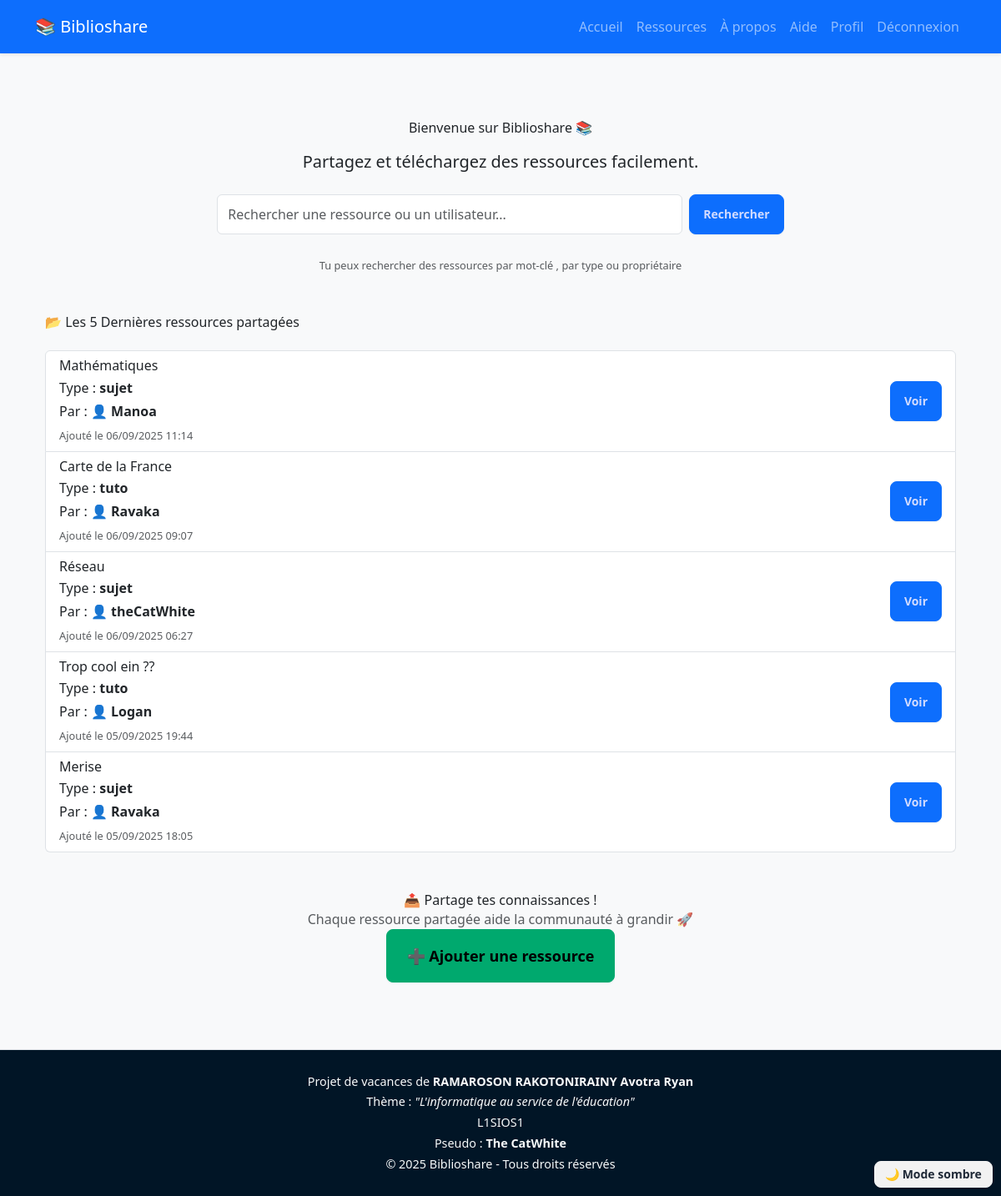
The page /fr/acceuil/ (signed in) on the database as committed earlier.
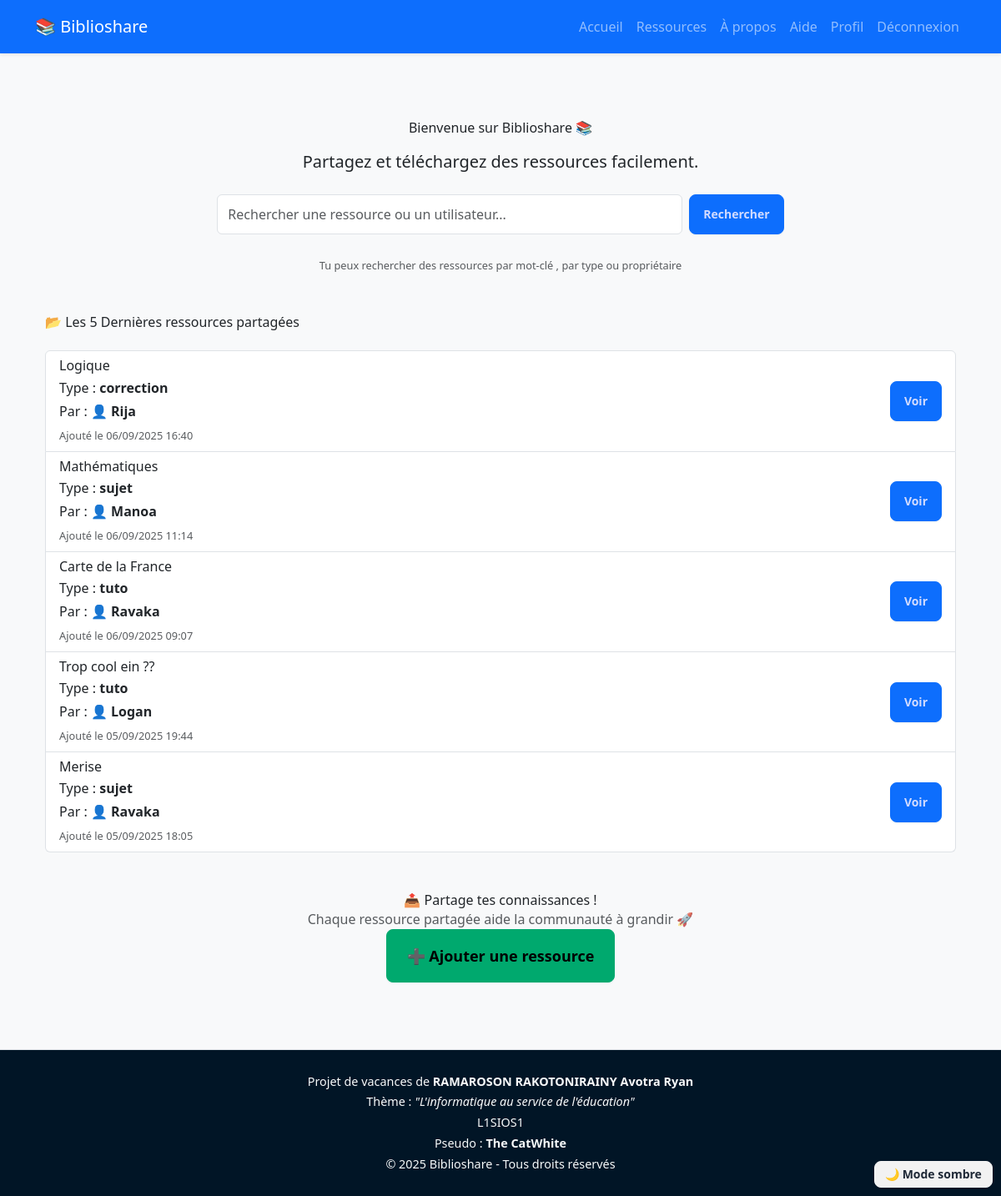
The same page on the database as committed later.
### Ressource/models.py (models this page shows, shortened)
class Ressource(models.Model):
    TYPE_CHOICES = [
        ('cours', 'Cours'),
        ('sujet', 'Sujet'),
        ('correction', 'Correction'),
        ('tuto', 'Tutoriel'),
        ('livre', 'Livre'),
    ]
    titre = models.CharField(max_length=255)
    fichier = models.FileField(upload_to="ressources/")
    type = models.CharField(max_length=20, choices=TYPE_CHOICES)
    date_ajout = models.DateTimeField(auto_now_add=True)
    proprietaire = models.ForeignKey(settings.AUTH_USER_MODEL, on_delete=models.CASCADE, related_name="ressources")

### Ressource/views.py (the view)
# urls.py: path('acceuil/', views.accueil, name='accueil'),
@login_required
def accueil(request):
    ressources = Ressource.objects.all().order_by('-date_ajout')
    return render(request, 'user/accueil.html', {'ressources': ressources})

### templates/user/accueil.html (shortened to what this page needs)
{% extends "user/base.html" %}
{% load i18n %}
{% block content %}
<div class="text-center my-5">
  <h1 class="mb-3">{% trans "Bienvenue sur Biblioshare 📚" %}</h1>
  <p class="lead">{% trans "Partagez et téléchargez des ressources facilement." %}</p>
  <form method="get" action="{% url 'ressource:recherche_ressource' %}" class="d-flex justify-content-center mt-4">
    <input type="text" name="q" class="form-control w-50 me-2" placeholder="{% trans "Rechercher une ressource ou un utilisateur..." %}">
    <button type="submit" class="btn btn-primary">{% trans "Rechercher" %}</button>
  </form>
  <small class="text-muted">{% trans "Tu peux rechercher des ressources par mot-clé , par type ou propriétaire" %}</small>
</div>
{% if ressources %}
<div class="container mt-5">
  <h3 class="mb-4">📂 {% trans "Les 5 Dernières ressources partagées" %}</h3>
  <ul class="list-group">
  {% for r in ressources|slice:":5" %}
    <li class="list-group-item d-flex justify-content-between align-items-center">
        <div>
            <h5 class="mb-1">{{ r.titre }}</h5>
            <p class="mb-1">Type : <strong>{{ r.type }}</strong></p>
            <p class="mb-1">
                {% trans "Par :" %}
                <a href="{% url 'utilisateur:profil_utilisateur' r.proprietaire.id %}" class="fw-bold text-decoration-none">
                    👤 {{ r.proprietaire.username }}
                </a>
            </p>
            <small class="text-muted">{% trans "Ajouté le" %} {{ r.date_ajout|date:"d/m/Y H:i" }}</small>
        </div>
        <a href="{{ r.fichier.url }}" class="btn btn-primary">{% trans "Voir" %}</a>
    </li>
  {% endfor %}
  </ul>
</div>
{% else %}
<p class="text-center mt-5">{% trans "Aucune ressource disponible pour le moment." %}</p>
{% endif %}
<div class="container mt-5 text-center">
  <h3>{% trans "📤 Partage tes connaissances !" %}</h3>
  <p class="text-muted">{% trans "Chaque ressource partagée aide la communauté à grandir 🚀" %}</p>
  <a href="{% url 'ressource:upload_ressource' %}" class="btn btn-success btn-lg">
    ➕ {% trans "Ajouter une ressource" %}
  </a>
</div>
{% endblock %}

Rows that differ between the two databases and show on the page:
removed Ressource: titre "Réseau", type "sujet", proprietaire.username "theCatWhite", date_ajout "06/09/2025 06:27"
added Ressource: titre "Logique", type "correction", proprietaire.username "Rija", date_ajout "06/09/2025 16:40"
